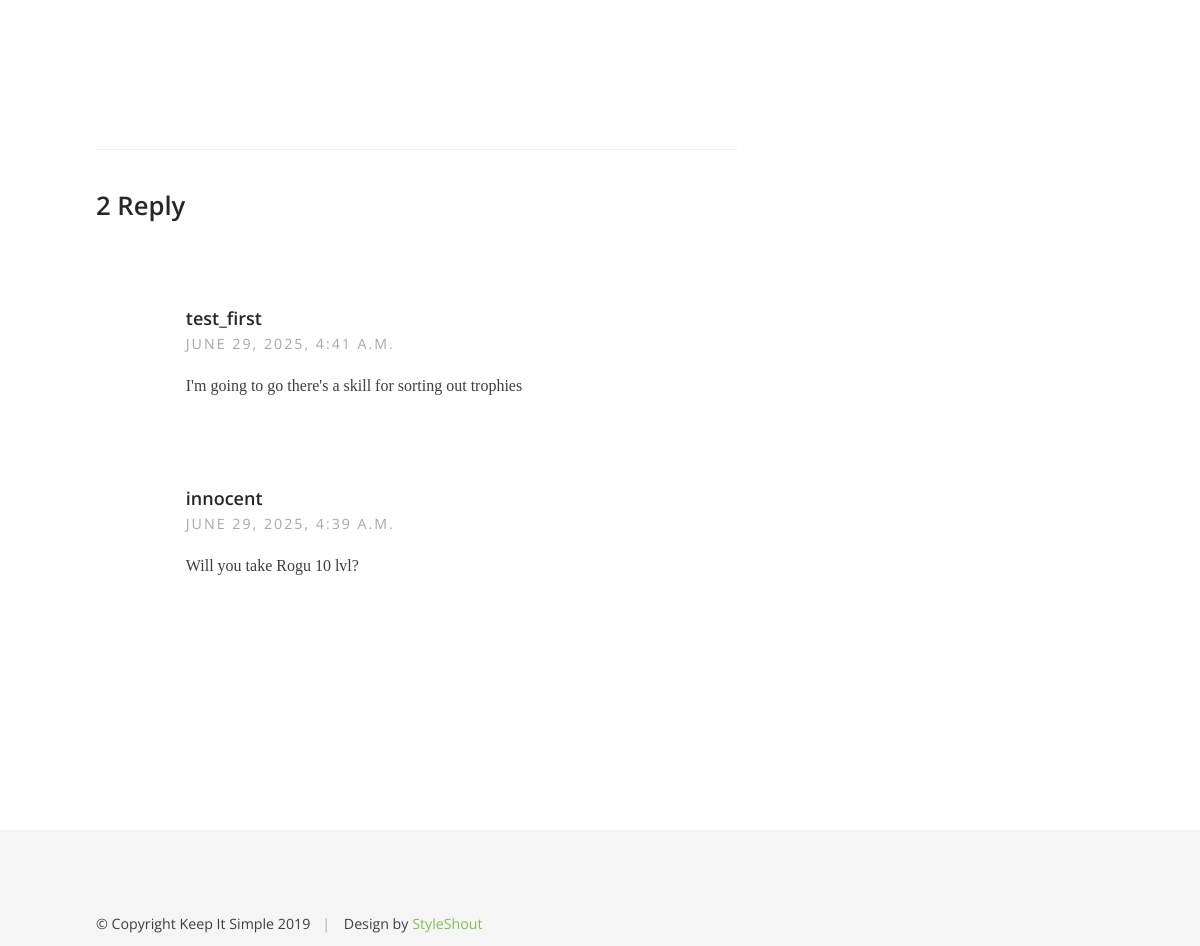
The app's page /ad/11/ (lower part), older data.
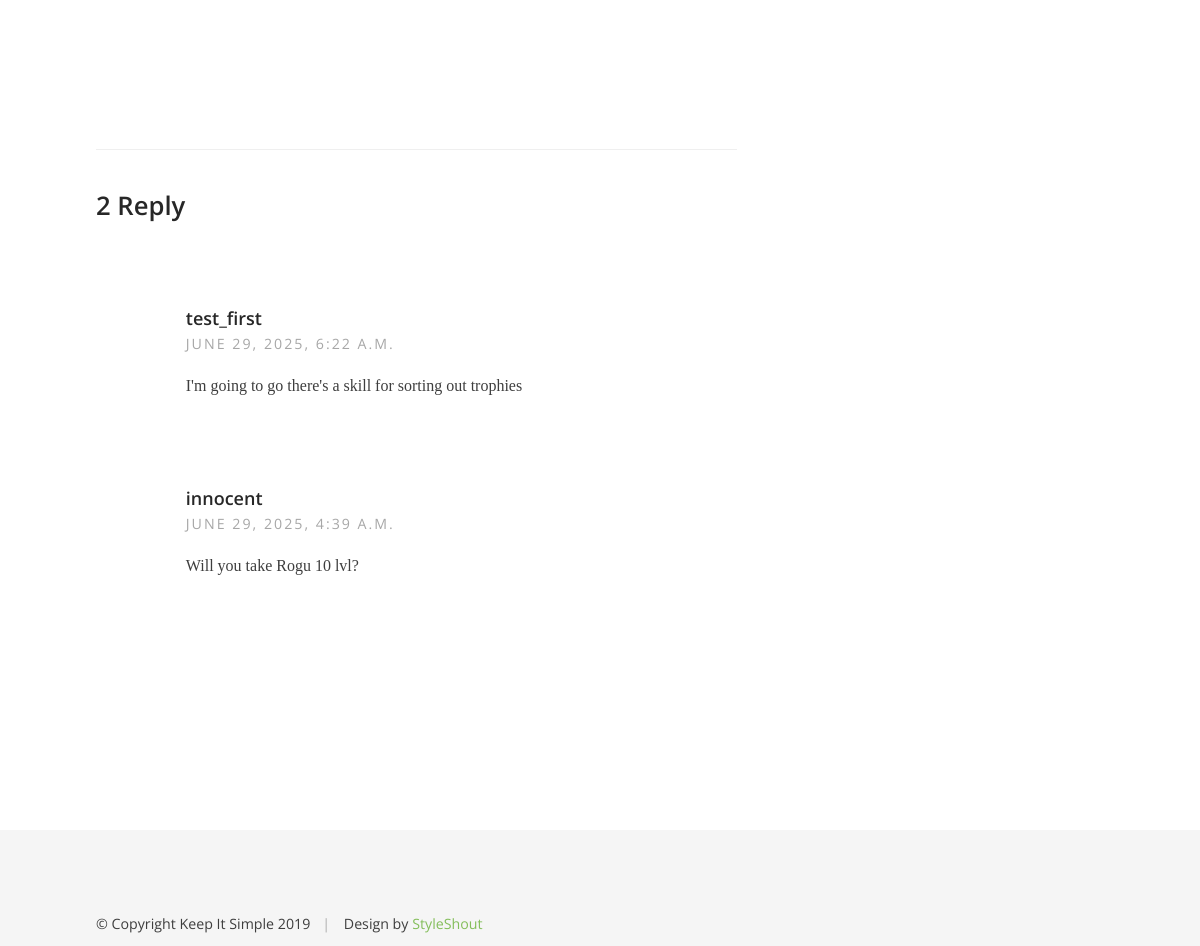
The same page, newer data.
### ad/models.py (models this page shows)
class Reply(models.Model):
    advertisement = models.ForeignKey(Advertisement, on_delete=models.CASCADE, default=1)
    user = models.ForeignKey(User, on_delete=models.CASCADE)
    content = models.TextField()
    accept = models.BooleanField(default=False)
    creation_date = models.DateTimeField(auto_now_add=True)
    update_date = models.DateTimeField(auto_now=True)
    class Meta:
        ordering = ['-creation_date']

class User(AbstractUser):
    authentication_code = models.IntegerField(null=True, blank=True)
    def __str__(self):
        return self.username

### ad/views.py (the view)
# urls.py: path('ad/<int:pk>/', advertisement_detail, name='ad-detail'),
def advertisement_detail(request, pk):
    ad = get_object_or_404(Advertisement, pk=pk)
    if request.method == 'POST':
        form = ReplyForm(request.POST)
        if form.is_valid():
            reply = form.save(commit=False)
            reply.advertisement = ad
            reply.user = request.user
            reply.save()
            messages.success(request, 'The reply has been created.')
            return redirect('ad-detail', pk=ad.pk)
    else:
        form = ReplyForm()
    replies = ad.reply_set.all()
    return render(request, 'ad.html', {
        'ad': ad,
        'form': form,
        'replies': replies,
    })

### templates/ad.html (shortened to what this page needs)
<!DOCTYPE html>
<html class="no-js" lang="en">
<head>
    {% load static %}
    <link rel="stylesheet" href="{% static 'css/base.css' %}">
    <link rel="stylesheet" href="{% static 'css/main.css' %}">
</head>
<body id="top" class="ss-single">
    <div class="s-content">
        <div class="row">
            <div id="main" class="s-content__main large-8 column">
                <article class="entry">
                    <div class="entry__content">
                        <p class="lead">
                            {{ ad.content|safe }}
                        </p>
                    </div>
                </article>
                <div class="comments-wrap">
                    <div id="comments">
                        <h3>{{ ad.reply_set.count }} Reply</h3>
                        {% for reply in replies %}
                            <ol class="commentlist">
                                <li class="depth-1 comment">
                                    <div class="comment__content">
                                        <div class="comment__info">
                                            <div class="comment__author">{{ reply.user }}</div>
                                            <div class="comment__meta">
                                                <div class="comment__time">{{ reply.update_date }}</div>
                                            </div>
                                        </div>
                                        <div class="comment__text">
                                            <p>{{ reply.content }}</p>
                                        </div>
                                    </div>
                                </li>
                            </ol>
                        {% endfor %}
                    </div>
                </div>
            </div>
        </div>
    </div>
    <footer class="s-footer">
        <div class="row s-footer__bottom">
            <div class="ss-copyright">
                <span>© Copyright Keep It Simple 2019</span>
                <span>Design by <a href="https://www.styleshout.com/">StyleShout</a></span>
            </div>
        </div>
   </footer>
</body>
</html>

Row changes from the older to the newer data that the page shows:
changed Reply "I'm going to go there's a skill for sorting out trophies": update_date "JUNE 29, 2025, 4:41 A.M." → "JUNE 29, 2025, 6:22 A.M."
